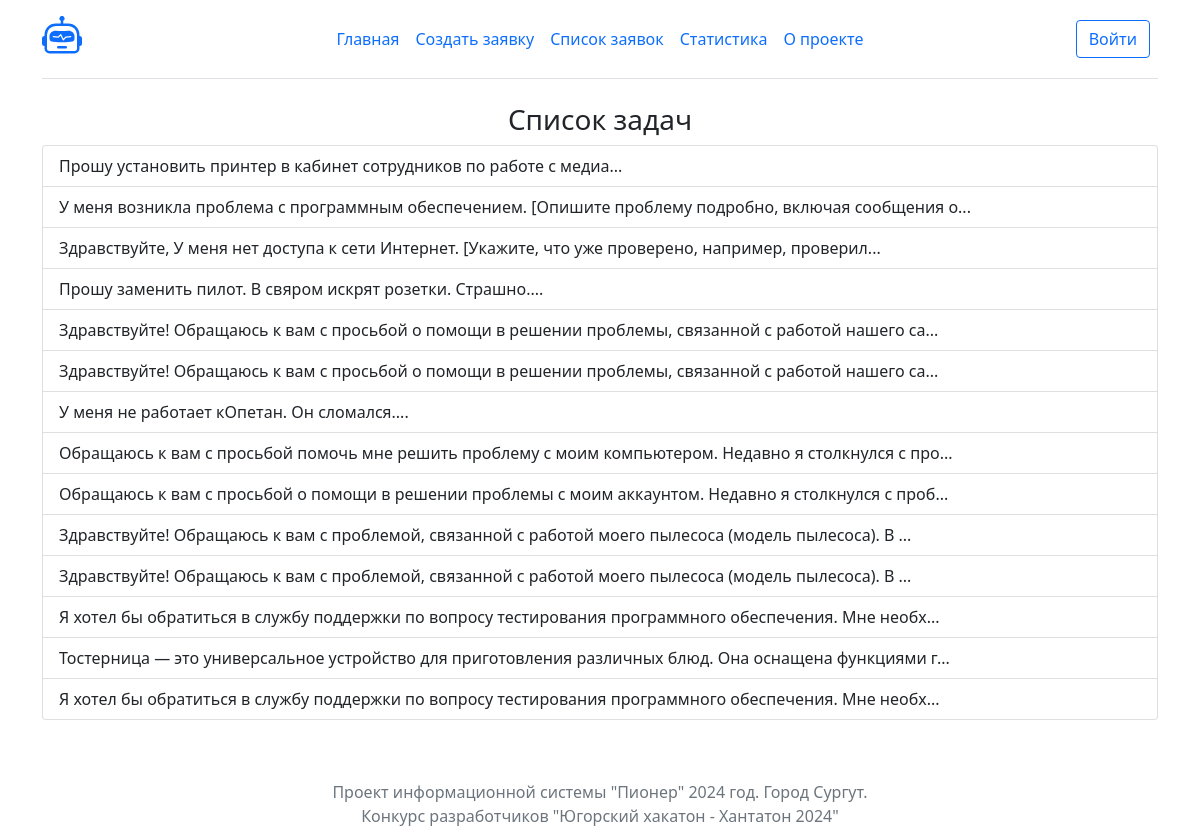
The page /tasks/ on the database as committed earlier.
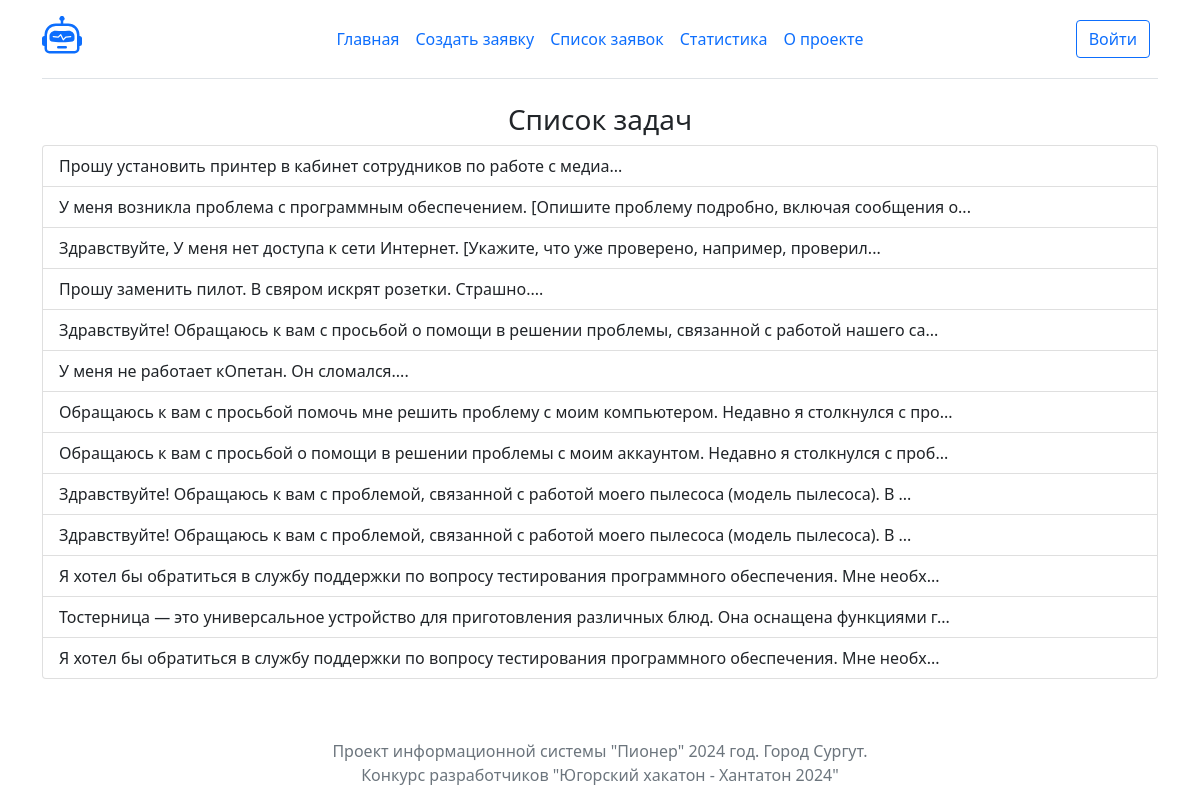
The same page on the database as committed later.
### tasks/models.py (models this page shows)
class Task(models.Model):
    title = models.CharField(max_length=1024, null=True)
    message = models.TextField()
    authors = models.CharField(max_length=1024)
    contractor = models.ForeignKey(User, on_delete=models.CASCADE, null=True)
    created = models.DateTimeField("date published", auto_now_add= True)
    closed = models.BooleanField(default=False)
    typetask = models.ForeignKey(TypeTask, on_delete=models.CASCADE, null=True)
    priority = models.ForeignKey(Priority, on_delete=models.CASCADE, null=True)
    def __str__(self):
        return self.message[:100] + '...'

### tasks/views.py (the view)
# urls.py: path('tasks/', views.tasks_list, name='task list'),
def tasks_list(request):
    tasks_list_to_page = Task.objects.all()
    return render(request, 'tasks/task_list.html', {'task_list': tasks_list_to_page})

### tasks/templates/tasks/task_list.html
{% extends "tasks/base.html" %}
{% block content %}
    <div class="container">
        <div class="row">
            <div class="col-lg-12">
                <h3 class="text-center text">Список задач</h3>
                {% if task_list %}
                <div class="list-group">
                    {% for task in task_list %}
                        <a href='/task/{{ task.id }}/' class="list-group-item list-group-item-action">{{ task }}</a>
                    {% endfor %}
                {% else %}
                    <p>Список заявок пуст</p>
                </div>
                {% endif %}
            </div>
        </div>
    </div>
{% endblock %}

Rows that differ between the two databases and show on the page:
removed Task: message "Здравствуйте! Обращаюсь к вам с просьбой о помощи в решении проблемы, связанной с работой нашего са..."
